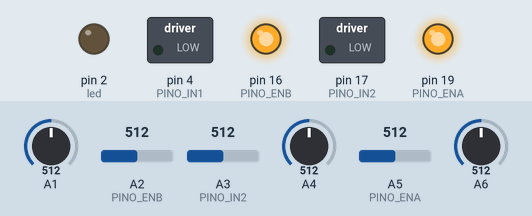
Recording of a sketch running on a simulated Arduino Uno, built with avr-gcc and run on an emulated ATmega328P. Shown: switched loads named in the sketch (green lamp = pin HIGH), output pins drawn as LEDs (lit = HIGH). The inputs (shaded band) are chosen by the test bench; at power-on: A3 (PINO_IN2) = 512, A1 = 512, A2 (PINO_ENB) = 512, A4 = 512, A5 (PINO_ENA) = 512, A6 = 512.

Above: at 13.2 s.
13.3 s: A3 (PINO_IN2) set to 30
At 14.5 s:
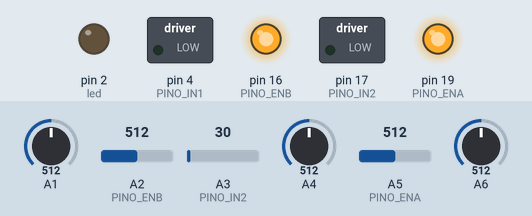
14.8 s: A3 (PINO_IN2) set to 992
At 15.3 s:
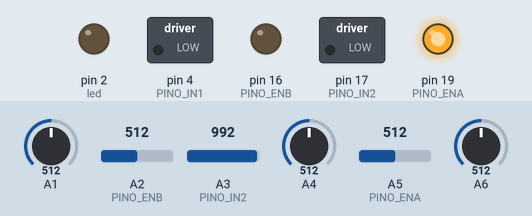
16.3 s: A3 (PINO_IN2) set to 850
At 16.8 s:
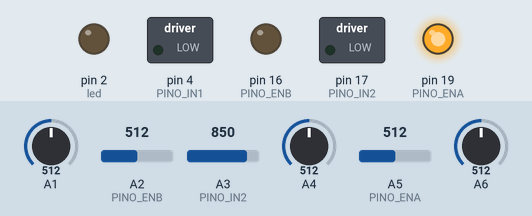
17.8 s: A3 (PINO_IN2) set to 825
At 18.2 s:
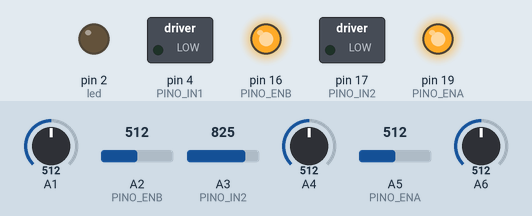
Timing chart, 0 to 20.3 s (numbered marks = the images above; inputs shaded):
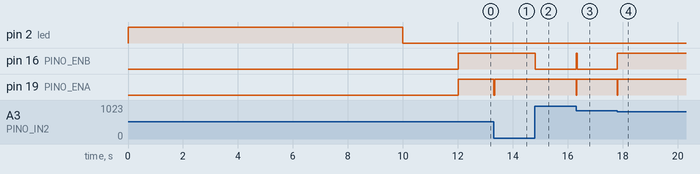

The sketch:

teste_PID2.ino
```cpp
#include <QTRSensors.h>

#define num_sensors 8
#define emiterPin 13
#define led 2
#define numlin 2

QTRSensors qtr;
uint16_t sensorvalues[num_sensors];

// motores
const int PINO_ENA = 19;
const int PINO_ENB = 16;
const int PINO_IN1 = 4;
const int PINO_IN2 = 17;

// velocidade base
int startD = 150;
int startE = 150;

// controle
int vD, vE, motorspeed;
int vDmax=250, vEmax=250;

// PID
float erro = 0;
float erroFiltrado = 0;
float lasterror = 0;
float integral = 0;

double kp = 0.6;
double ki = 0.0005;
double kd = 8.0;

// linha
int line, presentline, lastline=0;
int lap=0;
bool chegada=false;

// tempo
unsigned long lastPIDTime = 0;
unsigned long debounceTime = 0;

void setup() {
  pinMode(led, OUTPUT);

  pinMode(PINO_ENA, OUTPUT);
  pinMode(PINO_ENB, OUTPUT);
  pinMode(PINO_IN1, OUTPUT);
  pinMode(PINO_IN2, OUTPUT);

  digitalWrite(PINO_IN1, LOW);
  digitalWrite(PINO_IN2, LOW);
  digitalWrite(PINO_ENA, LOW);
  digitalWrite(PINO_ENB, LOW);

  qtr.setTypeAnalog();
  qtr.setSensorPins((const uint8_t[]){26,25,33,32,35,34,39,36}, num_sensors);
  qtr.setEmitterPin(emiterPin);

  Serial.begin(115200);

  // calibração
  digitalWrite(led,HIGH);
  for (int i=0;i<400;i++) qtr.calibrate();
  digitalWrite(led,LOW);
  delay(2000);

  lastPIDTime = millis();
}

// =========================
// LOOP
// =========================
void loop() {

  uint16_t position = qtr.readLineWhite(sensorvalues);

  // =========================
  // DETECÇÃO DE LINHA
  // =========================
  line = (sensorvalues[0]<700 && sensorvalues[7]<700) ? 1 : 0;

  if(line != lastline){
    debounceTime = millis();
  }

  if((millis()-debounceTime)>50){
    if(line != presentline){
      presentline = line;
      if(presentline == 1) lap++;
      if(lap==numlin) chegada=true;
    }
  }

  // =========================
  // PID REFINADO
  // =========================
  unsigned long now = millis();
  float dt = (now - lastPIDTime) / 1000.0;
  if(dt <= 0) dt = 0.01;

  // erro centralizado
  erro = ((float)position - 3500) / 10.0;

  // filtro (suaviza leitura)
  erroFiltrado = 0.7 * erro + 0.3 * lasterror;

  // integral com limite
  integral += erroFiltrado * dt;
  if(integral > 100) integral = 100;
  if(integral < -100) integral = -100;

  // derivativo
  float deriv = (erroFiltrado - lasterror) / dt;

  // PID
  motorspeed = kp*erroFiltrado + ki*integral + kd*deriv;

  lasterror = erroFiltrado;
  lastPIDTime = now;

  // =========================
  // VELOCIDADE
  // =========================
  vD = startD + motorspeed;
  vE = startE - motorspeed;

  vD = constrain(vD, 0, vDmax);
  vE = constrain(vE, 0, vEmax);

  // evita motor morto
  if(vD > 0 && vD < 60) vD = 60;
  if(vE > 0 && vE < 60) vE = 60;

  // =========================
  // CHEGADA
  // =========================
  if(chegada){
    vD=0;
    vE=0;
    delay(100);
    Serial.println("chegada");
  }

  lastline=line;

  // =========================
  // SAÍDA
  // =========================
  analogWrite(PINO_ENA,vD);
  analogWrite(PINO_ENB,vE);
}
```

Measured:
- the behaviour switches between 841 and 840 on A3 (PINO_IN2) (found by bisection; images 3 and 4)
- after the input at 13.3 s, pin 19 (PINO_ENA): HIGH → LOW at once, → HIGH 0.04 s later
- after the input at 14.8 s, pin 16 (PINO_ENB): HIGH → LOW at once
- after the input at 16.3 s, pin 16 (PINO_ENB): LOW → HIGH at once, → LOW 0.04 s later; pin 19 (PINO_ENA): HIGH → LOW at once, → HIGH 0.02 s later
- after the input at 17.8 s, pin 16 (PINO_ENB): LOW → HIGH at once; pin 19 (PINO_ENA): HIGH → LOW at once, → HIGH 0.02 s later
